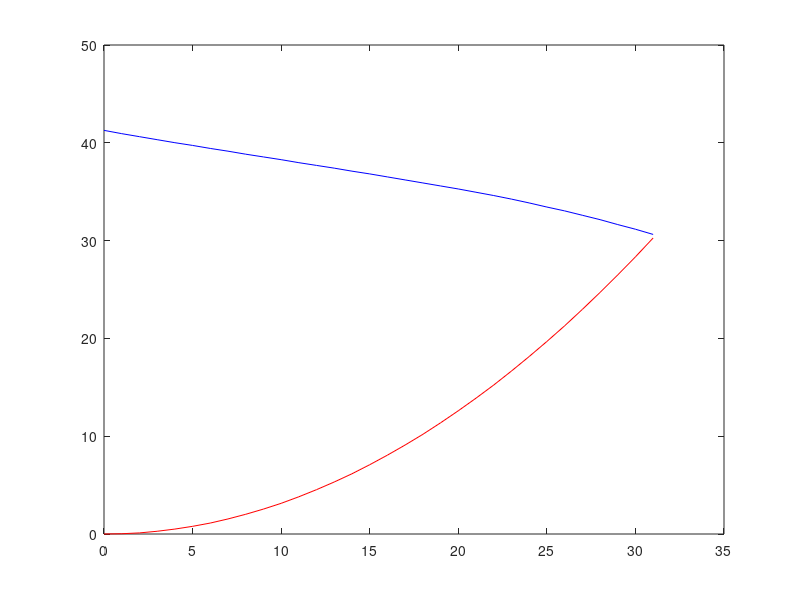
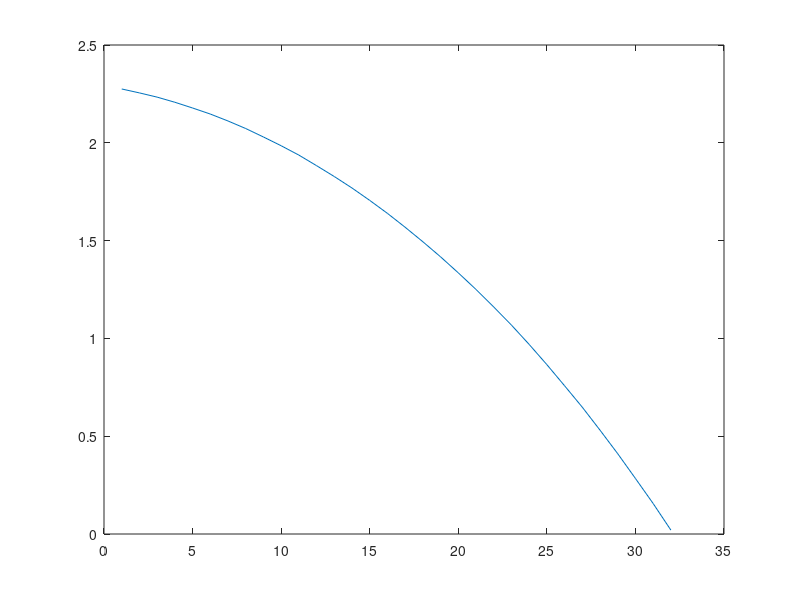

The MATLAB source for these figures, in order:
clc
close all
clear all

Thrust = [147.4	146.2	145.1	144	142.9	141.9	140.8	139.8	138.7	137.7	136.7	135.6	134.6	133.6	132.5	131.5	130.4	129.3	128.2	127.1	126	124.8	123.6	122.3	120.9	119.4	118	116.4	114.8	113	111.3	109.4]*.28;

V = [0	1	2	3	4	5	6	7	8	9	10	11	12	13	14	15	16	17	18	19	20	21	22	23	24	25	26	27	28	29	30	31];

%Drag = [418.759083733845,398.680628047156,379.299805741609,360.616616817206,342.631061273946,325.343139111828,308.752850330854,292.860194931022,277.665172912333,263.167784274788,249.368029018385,236.265907143125,223.861418649008,212.154563536034,201.145341804203,190.833753453515,181.219798483970,172.303476895568,164.084788688309,156.563733862193,149.740312417219,143.614524353389,138.186369670701,133.455848369157,129.422960448755,126.087705909497,123.450084751381,121.510096974409,120.267742578579,119.723021563892,119.875933930348,120.726479677947,122.274658806689,124.520471316574,127.463917207602,131.104996479773,135.443709133087,140.480055167544,146.214034583143,152.645647379886,159.774893557772,167.601773116800];
Drag = [0	0.1	0.4	1	1.8	2.8	4	5.5	7.2	9.1	11.2	13.6	16.2	19	22	25.3	28.8	32.5	36.4	40.6	45	49.6	54.4	59.5	64.8	70.3	76	82	88.2	94.6	101.2	108.1]*.28;

m = 18.14; %kg
anew = 0;
for i = 1:length(V)
    
a = (Thrust(i)-Drag(i))/m;
anew = [anew a];

end

a_correct = anew(2:end);
plot(V,Thrust,'b')
hold on
plot(V, Drag,'r')

atest = trapz(a_correct)
figure(2)
plot(a_correct);
mean(a_correct) %need an average of 1.2m/s^2

